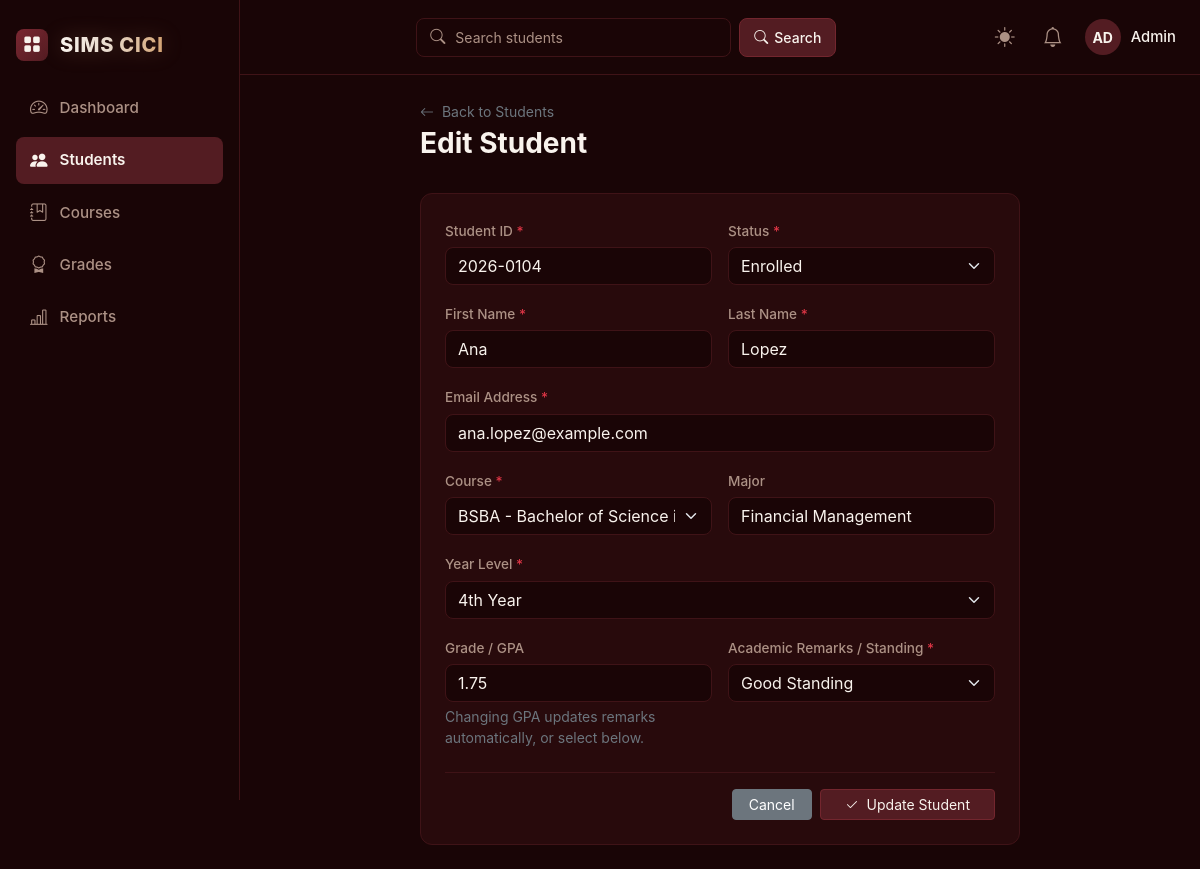
The page /edit.php?id=4&tab=students on the database its author committed.
### tables this page shows
CREATE TABLE IF NOT EXISTS `students` (
  `id` INT(11) NOT NULL AUTO_INCREMENT,
  `student_id` VARCHAR(20) NOT NULL UNIQUE,
  `first_name` VARCHAR(50) NOT NULL,
  `last_name` VARCHAR(50) NOT NULL,
  `email` VARCHAR(100) NOT NULL,
  `course_id` INT NOT NULL,
  `major` VARCHAR(100) DEFAULT NULL,
  `year_level` TINYINT(1) NOT NULL,
  `status` VARCHAR(20) NOT NULL DEFAULT 'Enrolled',
  `gpa` DECIMAL(5,2) DEFAULT 1.75,
  `remarks` VARCHAR(100) DEFAULT 'Good Standing',
  `created_at` TIMESTAMP NOT NULL DEFAULT CURRENT_TIMESTAMP,
  PRIMARY KEY (`id`),
  KEY `fk_students_course_idx` (`course_id`),
  CONSTRAINT `fk_students_course` FOREIGN KEY (`course_id`) REFERENCES `courses` (`id`) ON UPDATE CASCADE ON DELETE RESTRICT
);

CREATE TABLE IF NOT EXISTS `courses` (
  `id` INT AUTO_INCREMENT PRIMARY KEY,
  `course_code` VARCHAR(20) NOT NULL UNIQUE,
  `course_name` VARCHAR(100) NOT NULL
);

### db_connect.php (called while the page is built, shortened)
<?php
if (!function_exists('formatYearLevel')) {
    function formatYearLevel($level)
    {
        $suffixes = [1 => '1st', 2 => '2nd', 3 => '3rd', 4 => '4th', 5 => '5th'];
        return $suffixes[(int) $level] ?? ($level . 'th');
    }
}

### edit.php (the view, shortened to what this page needs)
<?php
include "db_connect.php";
$id = (int) ($_GET['id'] ?? $_POST['id'] ?? 0);
$coursesList = [];
$cRes = $conn->query("SELECT id, course_code, course_name FROM courses ORDER BY course_code ASC");
if ($cRes) {
  $coursesList = $cRes->fetch_all(MYSQLI_ASSOC);
}
$stmt = $conn->prepare("SELECT s.*, c.course_code, c.course_name FROM students s LEFT JOIN courses c ON s.course_id = c.id WHERE s.id = ?");
$stmt->bind_param("i", $id);
$stmt->execute();
$s = $stmt->get_result()->fetch_assoc();
include "includes/header.php";
?>
<div class="row justify-content-center">
  <div class="col-lg-8">
    <div class="d-flex align-items-center justify-content-between mb-4">
      <div>
        <a href="index.php" class="text-secondary text-decoration-none small">
          <i class="bi bi-arrow-left me-1"></i> Back to Students
        </a>
        <h3 class="fw-bold mt-1">Edit Student</h3>
      </div>
    </div>
    <div class="metric-card p-4">
      <form method="post">
        <div class="row g-3">
          <div class="col-md-6">
            <label class="dark-label">Student ID <span class="text-danger">*</span></label>
            <input type="text" name="student_id" class="form-control dark-input"
              value="<?= htmlspecialchars($s['student_id']) ?>" required>
          </div>
          <div class="col-md-6">
            <label class="dark-label">Status <span class="text-danger">*</span></label>
            <select name="status" class="form-select dark-select" required>
              <option value="Enrolled" <?= (($s['status'] ?? 'Enrolled') === 'Enrolled') ? 'selected' : '' ?>>Enrolled
              </option>
            </select>
          </div>
          <div class="col-md-6">
            <label class="dark-label">First Name <span class="text-danger">*</span></label>
            <input type="text" name="first_name" class="form-control dark-input"
              value="<?= htmlspecialchars($s['first_name']) ?>" required>
          </div>
          <div class="col-md-6">
            <label class="dark-label">Last Name <span class="text-danger">*</span></label>
            <input type="text" name="last_name" class="form-control dark-input"
              value="<?= htmlspecialchars($s['last_name']) ?>" required>
          </div>
          <div class="col-md-12">
            <label class="dark-label">Email Address <span class="text-danger">*</span></label>
            <input type="email" name="email" class="form-control dark-input"
              value="<?= htmlspecialchars($s['email']) ?>" required>
          </div>
          <div class="col-md-6">
            <label class="dark-label">Course <span class="text-danger">*</span></label>
            <select name="course_id" class="form-select dark-select" required>
              <?php foreach ($coursesList as $c): ?>
                <option value="<?= $c['id'] ?>" <?= ((int) $s['course_id'] === (int) $c['id']) ? 'selected' : '' ?>>
                  <?= htmlspecialchars($c['course_code']) ?> - <?= htmlspecialchars($c['course_name']) ?>
                </option>
              <?php endforeach; ?>
            </select>
          </div>
          <div class="col-md-6">
            <label class="dark-label">Major</label>
            <input type="text" name="major" class="form-control dark-input"
              value="<?= htmlspecialchars($s['major'] ?? '') ?>" placeholder="e.g. Web Development">
          </div>
          <div class="col-md-12">
            <label class="dark-label">Year Level <span class="text-danger">*</span></label>
            <select name="year_level" class="form-select dark-select" required>
              <?php for ($i = 1; $i <= 4; $i++): ?>
                <option value="<?= $i ?>" <?= ((int) $s['year_level'] === $i) ? 'selected' : '' ?>>
                  <?= formatYearLevel($i) ?> Year
                </option>
              <?php endfor; ?>
            </select>
          </div>
          <div class="col-md-6">
            <label class="dark-label">Grade / GPA</label>
            <input type="text" name="gpa" id="editStudentGpa" class="form-control dark-input"
              value="<?= htmlspecialchars($s['gpa'] ?? '') ?>" placeholder="e.g. 1.25"
              oninput="autoUpdateRemarks('editStudentGpa', 'editStudentRemarks')"
              onchange="autoUpdateRemarks('editStudentGpa', 'editStudentRemarks')">
            <div class="form-text text-secondary small">Changing GPA updates remarks automatically, or select below.
            </div>
          </div>
          <div class="col-md-6">
            <label class="dark-label">Academic Remarks / Standing <span class="text-danger">*</span></label>
            <select name="remarks" id="editStudentRemarks" class="form-select dark-select" required>
              <?php
              $opts = ["Dean's Lister", "Good Standing", "Passed", "No Credits", "Incomplete", "Failed"];
              $currR = trim(html_entity_decode($s['remarks'] ?? 'Good Standing', ENT_QUOTES, 'UTF-8'));
              foreach ($opts as $opt):
                ?>
                <option value="<?= htmlspecialchars($opt, ENT_QUOTES, 'UTF-8') ?>" <?= (strcasecmp($currR, $opt) === 0) ? 'selected' : '' ?>>
                  <?= htmlspecialchars($opt, ENT_QUOTES, 'UTF-8') ?>
                </option>
              <?php endforeach; ?>
            </select>
          </div>
        </div>
        <div class="d-flex align-items-center justify-content-end gap-2 mt-4 pt-3 border-top theme-border-top">
          <a href="index.php" class="btn btn-secondary btn-sm px-3">Cancel</a>
          <button type="submit" class="btn btn-primary btn-sm px-4">
            <i class="bi bi-check2 me-1"></i> Update Student
          </button>
        </div>
      </form>
    </div>
  </div>
</div>
<?php include "includes/footer.php"; ?>

### assets/css/style.css (style rules this page uses)
:root, [data-bs-theme="light"] { --bs-body-font-family: 'Inter', system-ui, -apple-system, 'Segoe UI', Roboto, sans-serif; --bs-body-bg: #F9F3ED; --bs-body-bg-rgb: 249, 243, 237; --bs-body-color: #220707; --bs-body-color-rgb: 34, 7, 7; --bs-secondary-color: #6e554b; --bs-secondary-color-rgb: 110, 85, 75; --bs-tertiary-bg: #ffffff; --bs-secondary-bg: #f7eee4; --bs-border-color: #E7D8CA; --bs-primary: #531C22; --bs-primary-rgb: 83, 28, 34; --bs-primary-text-emphasis: #531C22; --bs-primary-bg-subtle: #E7D8CA; --bs-primary-border-subtle: #d8c5b5; --bs-link-color: #531C22; --bs-link-color-rgb: 83, 28, 34; --bs-link-hover-color: #3d1216; --bs-link-hover-color-rgb: 61, 18, 22; --bs-success-text-emphasis: #166534; --bs-success-bg-subtle: rgba(22, 101, 52, .12); --bs-success-border-subtle: rgba(22, 101, 52, .3); --bs-secondary-text-emphasis: #531C22; --bs-secondary-bg-subtle: rgba(83, 28, 34, .12); --bs-secondary-border-subtle: rgba(83, 28, 34, .25); --bs-focus-ring-color: rgba(83, 28, 34, .2); --app-card-shadow: 0 2px 5px rgba(83, 28, 34, .05); --app-detail-bg: #f0e6da; --app-detail-border: #E7D8CA; }
[data-bs-theme="dark"] { --bs-body-bg: #190506; --bs-body-bg-rgb: 25, 5, 6; --bs-body-color: #F9F3ED; --bs-body-color-rgb: 249, 243, 237; --bs-secondary-color: #AC9185; --bs-secondary-color-rgb: 172, 145, 133; --bs-tertiary-bg: #280a0c; --bs-secondary-bg: #1a0506; --bs-border-color: #3f1317; --bs-primary: #8c2e38; --bs-primary-rgb: 140, 46, 56; --bs-primary-text-emphasis: #E7D8CA; --bs-primary-bg-subtle: rgba(83, 28, 34, .35); --bs-primary-border-subtle: rgba(231, 216, 202, .3); --bs-link-color: #E7D8CA; --bs-link-color-rgb: 231, 216, 202; --bs-link-hover-color: #ffffff; --bs-link-hover-color-rgb: 255, 255, 255; --bs-success-text-emphasis: #6ee7b7; --bs-success-bg-subtle: rgba(74, 150, 96, .18); --bs-success-border-subtle: rgba(110, 231, 183, .3); --bs-secondary-text-emphasis: #E7D8CA; --bs-secondary-bg-subtle: rgba(172, 145, 133, .18); --bs-secondary-border-subtle: rgba(231, 216, 202, .3); --bs-focus-ring-color: rgba(172, 145, 133, .25); --app-card-shadow: none; --app-detail-bg: #111319; --app-detail-border: #202330; }
body { transition: background-color .25s ease, color .25s ease; }
.btn-primary { --bs-btn-color: #F9F3ED; --bs-btn-bg: #531C22; --bs-btn-border-color: #73262e; --bs-btn-hover-color: #fff; --bs-btn-hover-bg: #6b232a; --bs-btn-hover-border-color: #8c2e38; --bs-btn-active-color: #fff; --bs-btn-active-bg: #6b232a; --bs-btn-active-border-color: #8c2e38; --bs-btn-focus-shadow-rgb: 115, 38, 46; --bs-btn-disabled-bg: #531C22; --bs-btn-disabled-border-color: #73262e; }
.form-control, .form-select { --bs-body-bg: var(--bs-secondary-bg); border-color: var(--bs-border-color); border-radius: .5rem; }
body { min-height: 100vh; }
.metric-card { background: var(--bs-tertiary-bg); border: 1px solid var(--bs-border-color); border-radius: .75rem; padding: 1.25rem; box-shadow: var(--app-card-shadow); transition: all .15s ease; }
.dark-input, .dark-select { background-color: var(--bs-secondary-bg) !important; border-color: var(--bs-border-color) !important; color: var(--bs-body-color) !important; }
.dark-label { color: var(--bs-secondary-color) !important; font-size: .85rem; font-weight: 500; margin-bottom: 6px; }
.theme-border-top { border-color: var(--bs-border-color) !important; }

### rows shown on the page
students: student_id "2026-0104", status "Enrolled", first_name "Ana", last_name "Lopez", email "ana.lopez@example.com", course_id "BSBA - Bachelor of Science in Business Administration", major "Financial Management", gpa "1.75", remarks "Good Standing"

### other values the page prints
form field year_level "4th Year"
